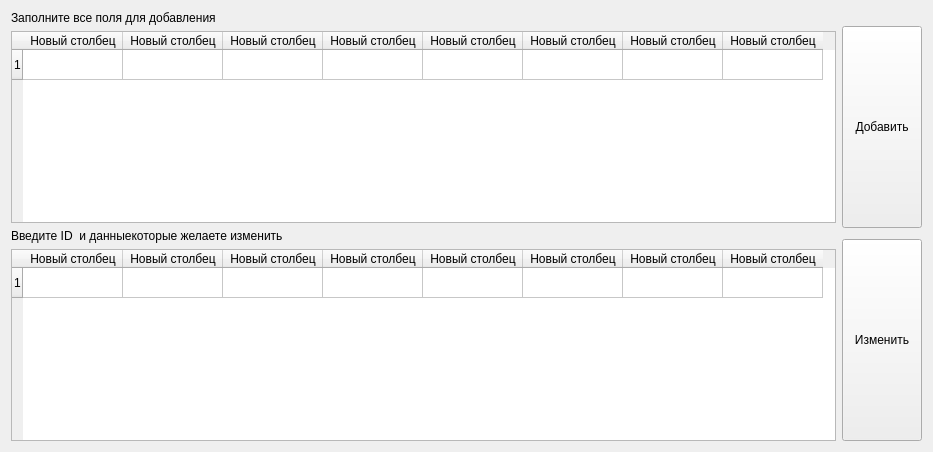
<?xml version="1.0" encoding="UTF-8"?>
<ui version="4.0">
 <class>Form</class>
 <widget class="QWidget" name="Form">
  <property name="enabled">
   <bool>true</bool>
  </property>
  <property name="geometry">
   <rect>
    <x>0</x>
    <y>0</y>
    <width>933</width>
    <height>448</height>
   </rect>
  </property>
  <property name="sizePolicy">
   <sizepolicy hsizetype="Fixed" vsizetype="Fixed">
    <horstretch>0</horstretch>
    <verstretch>0</verstretch>
   </sizepolicy>
  </property>
  <property name="windowTitle">
   <string>Редактор</string>
  </property>
  <property name="autoFillBackground">
   <bool>false</bool>
  </property>
  <layout class="QHBoxLayout" name="horizontalLayout">
   <item>
    <layout class="QVBoxLayout" name="verticalLayout_2">
     <item>
      <widget class="QLabel" name="label">
       <property name="text">
        <string>Заполните все поля для добавления </string>
       </property>
      </widget>
     </item>
     <item>
      <widget class="QTableWidget" name="tableWidget">
       <property name="sizePolicy">
        <sizepolicy hsizetype="Preferred" vsizetype="MinimumExpanding">
         <horstretch>0</horstretch>
         <verstretch>0</verstretch>
        </sizepolicy>
       </property>
       <row>
        <property name="text">
         <string>1</string>
        </property>
       </row>
       <column>
        <property name="text">
         <string>Новый столбец</string>
        </property>
       </column>
       <column>
        <property name="text">
         <string>Новый столбец</string>
        </property>
       </column>
       <column>
        <property name="text">
         <string>Новый столбец</string>
        </property>
       </column>
       <column>
        <property name="text">
         <string>Новый столбец</string>
        </property>
       </column>
       <column>
        <property name="text">
         <string>Новый столбец</string>
        </property>
       </column>
       <column>
        <property name="text">
         <string>Новый столбец</string>
        </property>
       </column>
       <column>
        <property name="text">
         <string>Новый столбец</string>
        </property>
       </column>
       <column>
        <property name="text">
         <string>Новый столбец</string>
        </property>
       </column>
       <item row="0" column="0">
        <property name="text">
         <string/>
        </property>
        <property name="flags">
         <set>ItemIsSelectable|ItemIsEditable|ItemIsDragEnabled|ItemIsDropEnabled|ItemIsUserCheckable|ItemIsEnabled|ItemIsTristate</set>
        </property>
       </item>
      </widget>
     </item>
     <item>
      <widget class="QLabel" name="label_2">
       <property name="text">
        <string>Введите ID  и данныекоторые желаете изменить</string>
       </property>
      </widget>
     </item>
     <item>
      <widget class="QTableWidget" name="tableWidget_2">
       <property name="sizePolicy">
        <sizepolicy hsizetype="Expanding" vsizetype="MinimumExpanding">
         <horstretch>0</horstretch>
         <verstretch>0</verstretch>
        </sizepolicy>
       </property>
       <row>
        <property name="text">
         <string>1</string>
        </property>
       </row>
       <column>
        <property name="text">
         <string>Новый столбец</string>
        </property>
       </column>
       <column>
        <property name="text">
         <string>Новый столбец</string>
        </property>
       </column>
       <column>
        <property name="text">
         <string>Новый столбец</string>
        </property>
       </column>
       <column>
        <property name="text">
         <string>Новый столбец</string>
        </property>
       </column>
       <column>
        <property name="text">
         <string>Новый столбец</string>
        </property>
       </column>
       <column>
        <property name="text">
         <string>Новый столбец</string>
        </property>
       </column>
       <column>
        <property name="text">
         <string>Новый столбец</string>
        </property>
       </column>
       <column>
        <property name="text">
         <string>Новый столбец</string>
        </property>
       </column>
      </widget>
     </item>
    </layout>
   </item>
   <item>
    <layout class="QVBoxLayout" name="verticalLayout">
     <item>
      <spacer name="verticalSpacer">
       <property name="orientation">
        <enum>Qt::Vertical</enum>
       </property>
       <property name="sizeType">
        <enum>QSizePolicy::Minimum</enum>
       </property>
       <property name="sizeHint" stdset="0">
        <size>
         <width>20</width>
         <height>15</height>
        </size>
       </property>
      </spacer>
     </item>
     <item>
      <widget class="QPushButton" name="pushButton_2">
       <property name="sizePolicy">
        <sizepolicy hsizetype="Fixed" vsizetype="Expanding">
         <horstretch>0</horstretch>
         <verstretch>0</verstretch>
        </sizepolicy>
       </property>
       <property name="text">
        <string>Добавить</string>
       </property>
      </widget>
     </item>
     <item>
      <spacer name="verticalSpacer_3">
       <property name="orientation">
        <enum>Qt::Vertical</enum>
       </property>
       <property name="sizeType">
        <enum>QSizePolicy::Minimum</enum>
       </property>
       <property name="sizeHint" stdset="0">
        <size>
         <width>20</width>
         <height>5</height>
        </size>
       </property>
      </spacer>
     </item>
     <item>
      <widget class="QPushButton" name="pushButton">
       <property name="sizePolicy">
        <sizepolicy hsizetype="Minimum" vsizetype="MinimumExpanding">
         <horstretch>0</horstretch>
         <verstretch>0</verstretch>
        </sizepolicy>
       </property>
       <property name="text">
        <string>Изменить</string>
       </property>
      </widget>
     </item>
    </layout>
   </item>
  </layout>
 </widget>
 <resources/>
 <connections/>
</ui>
